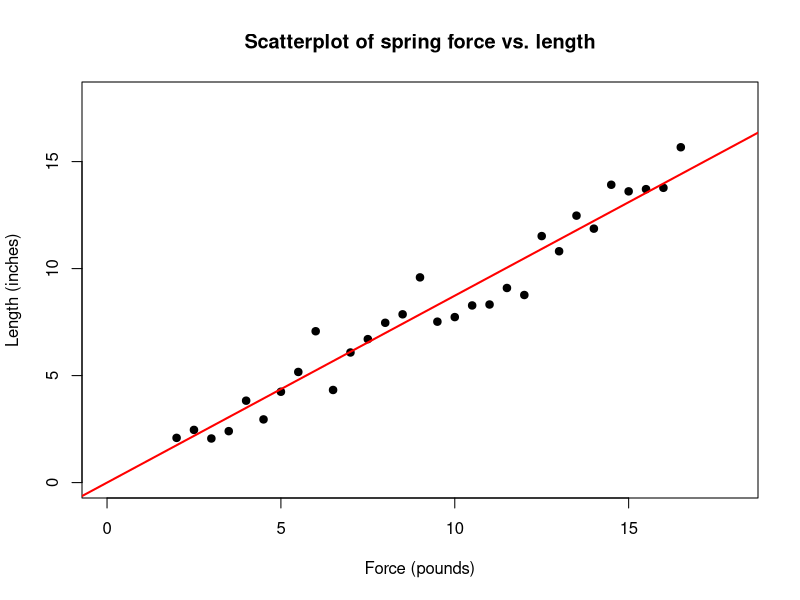

R code for this plot:
spring <- read.table("spring.txt", header = TRUE)

num <- sum(spring$Force * spring$Length)
denom <- sum(spring$Force^2)
beta_hat <- num/denom

pdf("spring_plot.pdf", width = 7, height = 5)
plot(spring$Force, spring$Length,
    main = "Scatterplot of spring force vs. length",
    xlab = "Force (pounds)",
    ylab = "Length (inches)",
    pch = 19,
    ylim = c(0, 18),
    xlim = c(0, 18)
)

abline(a = 0, b = beta_hat, col = "red", lwd = 2)
dev.off()